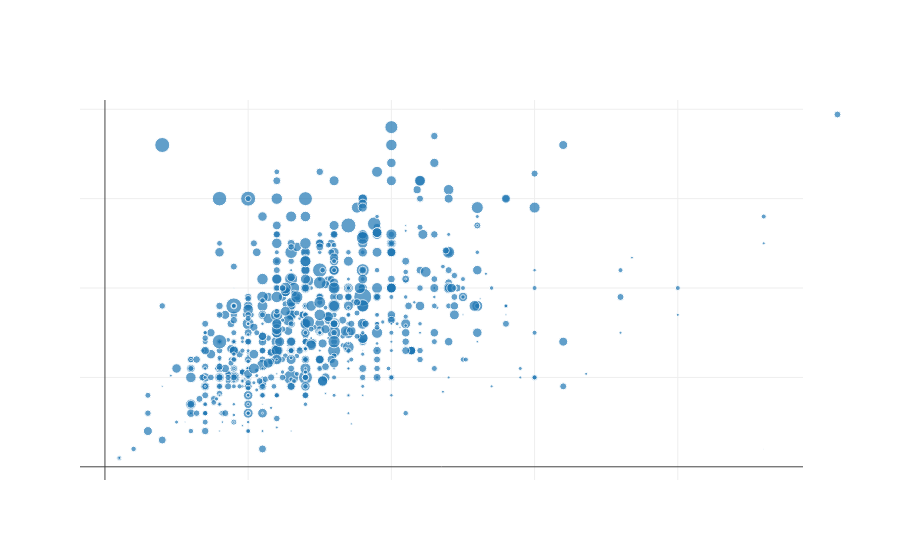

The notebook cell saved with this chart:
### Code cell
t1 = go.Scatter(
    x = data["Defense"],
    y = data["Attack"],
    mode='markers',
    marker=dict(
        size = data["Speed"]/10,
    ),
    text=data["Name"]
)
dat = [t1]
layout = go.Layout(
  showlegend = True,
  font=dict(family='Courier New, monospace', size=10, color='#ffffff'),
  title="Scatter plot of Defense vs Attack with Speed as colorscale",
    xaxis = dict(showgrid = True),yaxis = dict(showgrid = True)
)
fig = go.Figure(data=dat, layout=layout)
iplot(fig, filename = "Scatterplot")

### Figure 1 — Plotly figure (JSON) as saved in the notebook; plotly's stock layout.template omitted (floating-point values rounded to 4 significant figures; data arrays with more than 128 entries replaced by an {"elided": "..."} marker saying what was removed)
{"data": [{"marker": {"size": {"elided": "800 float values"}}, "mode": "markers", "text": {"elided": "800 str values"}, "type": "scatter", "uid": "3ec80735-d224-4df5-bf7b-55bc7de30e19", "x": {"elided": "800 int values"}, "y": {"elided": "800 int values"}}], "layout": {"font": {"color": "#ffffff", "family": "Courier New, monospace", "size": 10}, "showlegend": true, "title": {"text": "Scatter plot of Defense vs Attack with Speed as colorscale"}, "xaxis": {"showgrid": true}, "yaxis": {"showgrid": true}}}
